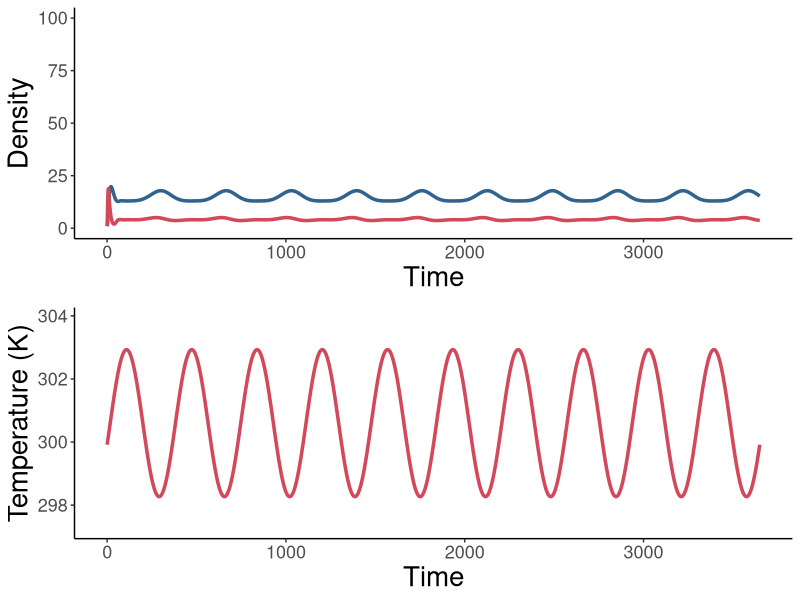
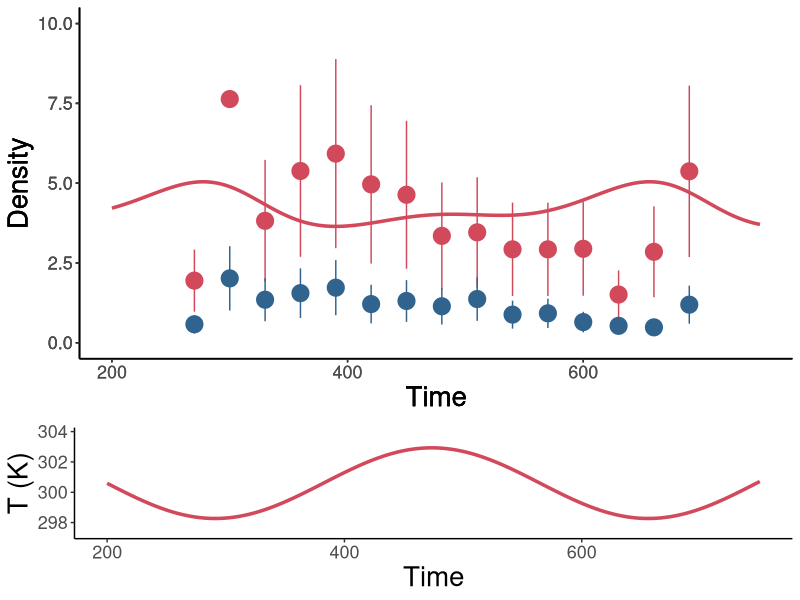

Source code (R) for these figures, in order:
####################################################################################################
#### This R script simulates population dynamics of hemipteran insects in their native habitats ####
####################################################################################################


#################################################
#### Load packages and set working directory ####
#################################################
library(tidyr)
library(ggplot2)
library(deSolve)
library(cowplot)
library(dplyr)
library(tidyverse)
#library(Cairo)
#library(grid)
#library(gridExtra)

setwd(dirname(rstudioapi::getActiveDocumentContext()$path))

######################################
#### Simulate population dynamics ####
######################################

# STEP 1: Assign parameter values
# read data and select insect
data <- read_csv("Temperature response parameters.csv")

# select an insect by removing # in front of name and placing # in front of other species
#sp.data <- subset(data, Species == "Clavigralla shadabi")
#sp.data <- subset(data, Species == "Clavigralla tomentosicollis Benin")
#sp.data <- subset(data, Species == "Clavigralla tomentosicollis Nigeria A")
sp.data <- subset(data, Species == "Clavigralla tomentosicollis Burkina Faso A")

# Read time-series data (if applicable)
data.density <- read_csv("Egwuatu_1977.csv")
# Set the plot (A, B, or C)
data.plot <- subset(data.density, Plot=="B")

# define model parameters
params <- c(sp.data[2], sp.data[3], sp.data[4], sp.data[5],sp.data[6], sp.data[7], sp.data[8],
            sp.data[9], sp.data[10], sp.data[11], sp.data[12], sp.data[13], sp.data[14], sp.data[15],
            sp.data[16], sp.data[17], sp.data[18], sp.data[19], sp.data[20], sp.data[21], sp.data[22],
            sp.data[23], sp.data[24], sp.data[25])
# time
yrs <- 10; # Number of years over which to run the model
timestep <- 1; # Length of time-steps (days)
times <- seq(0, yrs*365, by = timestep)
# temperature parameters
meanT.incr = 0 # Increase in mean temperature over next 50 years
amplT.incr = 0 # Increase in amplitude of temperature fluctuations over next 50 years
dMeanT = meanT.incr/(yrs*365) # simulate x degree increase in mean temperature over 50 years
dAmplT = amplT.incr/(yrs*365) # simulate x degree increase in the amplitude of temperature fluctuations over 50 years


# STEP 2: Specify model
model = function(t, State, Pars){
  with(as.list(c(State, Pars)),
       {
         # temperature function
         temp = (meanT + dMeanT*times) + (amplT + dAmplT*times)*sin(2*pi*(times + shiftT)/365)
         # time-series of temperature values
         signal = as.data.frame(list(times = times, temp = rep(0, length(times))))
         signal$temp = temp
         # create interpolating function
         input = approxfun(signal, rule = 2 ) # rule = 2 sets any extrapolated point to the closest data extreme
         # import interpolated temperature function
         T =  input(t)
         
         # Temperature responses
         b = bTopt*exp(-(T-Toptb)^2/(2*sb^2)) # Birth rate
         #q = 1 # Density-dependence (temperature-independent for simplicity)
         q = qTR*exp(Aq*(1/TR-1/Tmax))*exp(-(T-Toptq)^2/(2*sq^2)) # Density-dependence (temperature-dependent)
         m = mTR*(T/TR)*exp(A*(1/TR-1/T))/(1+skew*(exp(AL*(1/TL-1/T))+exp(AH*(1/TH-1/T)))) # Maturation rate
         dJ = dJTR*exp(AdJ*(1/TR-1/T)) # Juvenile mortality
         dA = dATR*exp(AdA*(1/TR-1/T)) # Adult mortality
         
         # Juvenile and adult densities
         dJdt = b*(A >= 0.2)*A*exp(-q*A) - m*J - dJ*J # Allee threshold of 10% of equilibrium adult density
         dAdt = m*J - dA*A
         
         return(list(c(dJdt, dAdt), signal = T))
       })
}


# STEP 3: Model simulation and plotting population dynamics
init = c(J = 1, A = 1)
# run model and input into data frame
densities = as.data.frame(ode(func = model, y = init, parms = params, times = times, method = "ode45"))
# gather model variables (time, temp, life stage, density)
output = densities[seq(0, dim(densities)[1], by=timestep), ]
output = gather(output, key=Variable, value=Output, -time)

# Plot population dynamics
pop.dyn <- ggplot(output[output$Variable %in% c("J", "A"), ], aes(x=time, y=Output, color=Variable)) + 
  geom_line(size=1.2) +
  scale_color_manual(values=c("J"="#d1495b", "A"="#30638e")) + 
  labs(x="Time", y="Density") +
  scale_y_continuous(limits=c(0, 100)) +
  #scale_y_log10(limits=c(1, 10)) +
  theme(panel.grid.major = element_blank(), panel.grid.minor = element_blank(),
        panel.background = element_blank(), axis.line = element_line(colour = "black"),
        legend.position = "none", 
        axis.text = element_text(size=13),
        axis.title = element_text(size=20)) 

# Plot temperature regime
temp.regime <- ggplot(output[output$Variable %in% c("signal"), ], aes(x=time, y=Output, color=Variable)) + 
  geom_line(size=1.2) +
  scale_color_manual(values=c("signal"="#d1495b")) + 
  labs(x="Time", y="Temperature (K)") +
  scale_y_continuous(limits=c(params$meanT - params$amplT - amplT.incr - 1, params$meanT + params$amplT + meanT.incr + amplT.incr + 1)) +
  theme(panel.grid.major = element_blank(), panel.grid.minor = element_blank(),
        panel.background = element_blank(), axis.line = element_line(colour = "black"),
        legend.position = "none", 
        axis.text = element_text(size=13),
        axis.title = element_text(size=20))

ggdraw() +
  draw_plot(pop.dyn, x = 0, y = 0.5, width = 1, height = 0.5) +
  draw_plot(temp.regime, x = 0, y = 0, width = 1, height = 0.5)


####################################################################
#### Plot empirical time-series for Clavigralla tomentosicollis ####
####################################################################
# Plot options
xmin <- 200 # days
xmax <- 750 # days
ymin <- 0
ymax <- 10

# Plot time-series data
plot.J <- ggplot(data.plot, aes(x=time, y=J, ymin=J-J_SE, ymax=J+J_SE)) + 
  geom_pointrange(size=1.2, color="#d1495b") +
  #geom_line(size=0.8, linetype="longdash", color="#d1495b") +
  labs(x="Time", y="Density") +
  scale_x_continuous(limits=c(xmin, xmax)) +
  scale_y_continuous(limits=c(ymin, ymax)) +
  #scale_y_log10(limits=c(1, 10)) +
  theme(panel.grid.major = element_blank(), panel.grid.minor = element_blank(),
        panel.background = element_rect(fill="transparent"), plot.background = element_rect(fill="transparent"),
        axis.line = element_line(colour = "black"), legend.position = "none", 
        axis.text = element_text(size=13), axis.title = element_text(size=20))
#plot.J

plot.A <- ggplot(data.plot, aes(x=time, y=A, ymin=A-A_SE, ymax=A+A_SE)) + 
  geom_pointrange(size=1.2, color="#30638e") +
  #geom_line(size=0.8, linetype="longdash", color="#30638e") +
  labs(x="Time", y="Density") +
  scale_x_continuous(limits=c(xmin, xmax)) +
  scale_y_continuous(limits=c(ymin, ymax)) +
  #scale_y_log10(limits=c(1, 10)) +
  theme(panel.grid.major = element_blank(), panel.grid.minor = element_blank(),
        panel.background = element_rect(fill="transparent"), plot.background = element_rect(fill="transparent"),
        axis.line = element_line(colour = "black"), legend.position = "none", 
        axis.text = element_text(size=13), axis.title = element_text(size=20)) 
#plot.A

# Plot model dynamics (starting 8 years in to avoid transients)
plot.model <- ggplot(subset(output[output$Variable %in% c("J", "A"), ], time>=8*365+xmin & time<=8*365+xmax),
                          aes(x=time, y=Output, color=Variable)) + 
  geom_line(size=1.2) +
  scale_color_manual(values=c("J"="#d1495b", "A"="#30638e")) + 
  labs(x="Time", y="Density") +
  scale_y_continuous(limits=c(ymin, ymax)) +
  #scale_y_log10(limits=c(1, 10)) +
  theme(panel.grid.major = element_blank(), panel.grid.minor = element_blank(),
        panel.background = element_rect(fill="transparent"), plot.background = element_rect(fill="transparent"),
        axis.line = element_line(colour = "black"), legend.position = "none", 
        axis.text = element_text(size=13), axis.title = element_text(size=20),
        axis.text.x = element_text(colour = "white"), axis.ticks.x = element_blank())
#plot.model

# Plot temperature regime
plot.temp <- ggplot(subset(output[output$Variable %in% c("signal"), ], time>=xmin & time<=xmax),
                      aes(x=time, y=Output, color=Variable)) + 
  geom_line(size=1.2) +
  scale_color_manual(values=c("signal"="#d1495b")) + 
  labs(x="Time", y="T (K)") +
  scale_x_continuous(limits=c(xmin, xmax)) +
  scale_y_continuous(limits=c(params$meanT - params$amplT - amplT.incr - 1, params$meanT + params$amplT + meanT.incr + amplT.incr + 1)) +
  theme(panel.grid.major = element_blank(), panel.grid.minor = element_blank(),
        panel.background = element_rect(fill="transparent"), plot.background = element_rect(fill="transparent"),
        axis.line = element_line(colour = "black"), legend.position = "none", 
        axis.text = element_text(size=13), axis.title = element_text(size=20)) 
#plot.temp

ggdraw()  +
    draw_plot(plot.temp, x = 0, y = 0, width = 1, height = 0.3) +
    draw_plot(plot.model, x = 0, y = 0.3, width = 1, height = 0.7) +
    draw_plot(plot.J, x = 0, y = 0.3, width = 1, height = 0.7) +
    draw_plot(plot.A, x = 0, y = 0.3, width = 1, height = 0.7)
